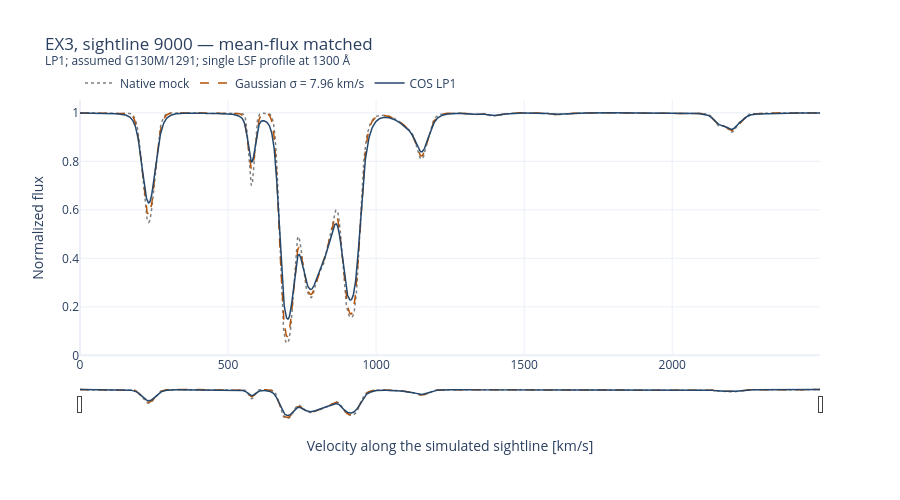

Notebook code for this chart:
### Code cell
MOCK_MODEL = "EX3"
MOCK_LOS = 9000

calibration_path = (
    ROOT / "outputs" / "uvb_mean_flux" / "calibration"
    / "z0_b15_seed42.json"
)

with calibration_path.open() as handle:
    calibration = json.load(handle)

if calibration["redshift"] != 0.0:
    raise ValueError("This example assumes z = 0")

tau_scale = float(calibration["results"][MOCK_MODEL]["tau_scale"])

if not np.isfinite(tau_scale) or tau_scale <= 0.0:
    raise ValueError("Expected a positive, finite optical-depth scale")

mock_path = ROOT / "data" / "raw" / f"{MOCK_MODEL}_spectra.hdf5"

# Read only the selected sightline.
with h5py.File(mock_path, "r") as handle:
    tau_mock = np.asarray(
        handle[calibration["tau_key"]][MOCK_LOS, :],
        dtype=np.float64,
    )

if tau_mock.ndim != 1 or tau_mock.size < 2:
    raise ValueError("Expected one sightline with at least two pixels")

if not np.all(np.isfinite(tau_mock)) or np.any(tau_mock < 0.0):
    raise ValueError("Optical depth must be finite and nonnegative")

flux_native = np.exp(-tau_scale * tau_mock)
dv_mock = 2500.0 / flux_native.size
velocity_mock = np.arange(flux_native.size) * dv_mock

# Prepare the LSF using this sightline's actual pixel spacing.
kernel_mock = instrument.resample_lsf(
    lsf_kernel,
    dv_in=dv_lsf,
    dv_out=dv_mock,
)

flux_cos, _ = instrument.apply_cos_lsf(
    flux_native,
    dv_sim=dv_mock,
    kernel=kernel_mock,
)

flux_gaussian, _ = instrument.apply_cos_gaussian(
    flux_native,
    dv_sim=dv_mock,
    sigma_kms=7.96,
    truncate=8.0,
)

np.testing.assert_allclose(
    [flux_cos.mean(), flux_gaussian.mean()],
    flux_native.mean(),
    rtol=0.0,
    atol=1e-12,
)

mock_fig = go.Figure()

for label, values, color, dash in [
    ("Native mock", flux_native, "#808080", "dot"),
    ("Gaussian σ = 7.96 km/s", flux_gaussian, "#B45309", "dash"),
    ("COS LP1", flux_cos, "#24476B", "solid"),
]:
    mock_fig.add_trace(
        go.Scatter(
            x=velocity_mock,
            y=values,
            mode="lines",
            name=label,
            line=dict(color=color, dash=dash, width=1.5),
            hovertemplate=(
                "Velocity: %{x:.1f} km/s"
                "<br>Flux: %{y:.4f}"
                "<extra>%{fullData.name}</extra>"
            ),
        )
    )

mock_fig.update_layout(
    title=(
        f"{MOCK_MODEL}, sightline {MOCK_LOS} — mean-flux matched"
        f"<br><sup>LP1; assumed G130M/1291; "
        f"single LSF profile at {lsf_wave:.0f} Å</sup>"
    ),
    xaxis_title="Velocity along the simulated sightline [km/s]",
    yaxis_title="Normalized flux",
    template="plotly_white",
    height=500,
    hovermode="x unified",
    legend=dict(orientation="h", y=1.01),
    xaxis=dict(rangeslider=dict(visible=True, thickness=0.1)),
)

mock_fig.show(config={"scrollZoom": True})
print(f"Mean-flux checks passed. Native mean: {flux_native.mean():.6f}")

### Figure 1 — Plotly figure (JSON) as saved in the notebook; plotly's stock layout.template omitted (floating-point values rounded to 4 significant figures; data arrays with more than 128 entries replaced by an {"elided": "..."} marker saying what was removed)
{"data": [{"hovertemplate": "Velocity: %{x:.1f} km/s<br>Flux: %{y:.4f}<extra>%{fullData.name}</extra>", "line": {"color": "#808080", "dash": "dot", "width": 1.5}, "mode": "lines", "name": "Native mock", "type": "scatter", "x": {"elided": "2499 float values"}, "y": {"elided": "2499 float values"}}, {"hovertemplate": "Velocity: %{x:.1f} km/s<br>Flux: %{y:.4f}<extra>%{fullData.name}</extra>", "line": {"color": "#B45309", "dash": "dash", "width": 1.5}, "mode": "lines", "name": "Gaussian σ = 7.96 km/s", "type": "scatter", "x": {"elided": "2499 float values"}, "y": {"elided": "2499 float values"}}, {"hovertemplate": "Velocity: %{x:.1f} km/s<br>Flux: %{y:.4f}<extra>%{fullData.name}</extra>", "line": {"color": "#24476B", "dash": "solid", "width": 1.5}, "mode": "lines", "name": "COS LP1", "type": "scatter", "x": {"elided": "2499 float values"}, "y": {"elided": "2499 float values"}}], "layout": {"height": 500, "hovermode": "x unified", "legend": {"orientation": "h", "y": 1.01}, "title": {"text": "EX3, sightline 9000 — mean-flux matched<br><sup>LP1; assumed G130M/1291; single LSF profile at 1300 Å</sup>"}, "xaxis": {"rangeslider": {"thickness": 0.1, "visible": true}, "title": {"text": "Velocity along the simulated sightline [km/s]"}}, "yaxis": {"title": {"text": "Normalized flux"}}}}
